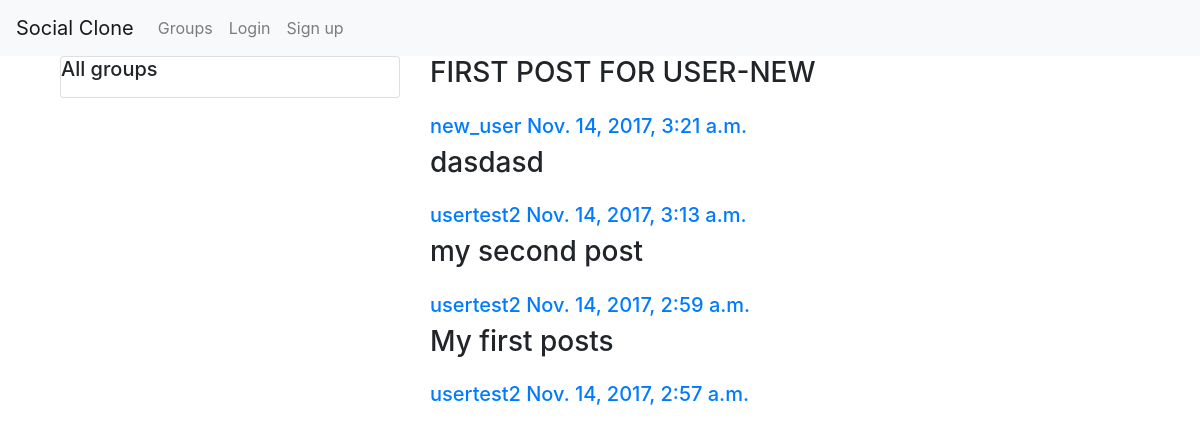
/posts/, run on the app's committed database.
### posts/models.py (models this page shows, shortened)
class Post(models.Model):
    user = models.ForeignKey(User, related_name='posts')
    created_at = models.DateTimeField(auto_now=True)
    message = models.TextField(max_length=None)
    message_html = models.TextField(max_length=None, editable=False)
    group = models.ForeignKey(Group, related_name='posts', null=True, blank=True)
    class Meta:
        ordering = ['-created_at']
        unique_together = ['user', 'message']

### posts/views.py (the view)
class PostListView(SelectRelatedMixin, generic.ListView):
    model = models.Post
    select_related = ('user', 'group')
    context_object_name = 'posts'

### posts/templates/posts/post_list.html (shortened to what this page needs)
{% extends 'posts/post_base.html' %}
{% block pre_post %}
  <div class="col-md-4">
    <div class="card card-with-shadow">
      <div class="content">
        <h5 class="title">All groups</h5>
      </div>
    </div>
  </div>
{% endblock %}
{% block post_content %}
  <div class="col-md-8">
    {% for post in posts %}
      {% include 'posts/_post.html' %}
    {% endfor %}
  </div>
{% endblock %}

### posts/templates/posts/_post.html (shortened to what this page needs)
<div class="row post media">
  <h3 class="col-md-12">{{ post.message_html|safe }}</h3>
  <div class="col-md-12 media-body">
    <h5 class="media-heading">
      <span class="username">
        <a href="{% url 'posts:for_user' username=post.user.username %}">{{ post.user.username }}</a>
      </span>
      <time class="time">
        <a href="{% url 'posts:single' username=post.user.username pk=post.pk %}">{{ post.created_at }}</a>
      </time>
    </h5>
  </div>
</div>

### data on the page
Post: message_html "FIRST POST FOR USER-NEW", user.username "new_user", created_at "Nov. 14, 2017, 3:21 a.m."
Post: message_html "dasdasd", user.username "usertest2", created_at "Nov. 14, 2017, 3:13 a.m."
Post: message_html "my second post", user.username "usertest2", created_at "Nov. 14, 2017, 2:59 a.m."
Post: message_html "My first posts", user.username "usertest2", created_at "Nov. 14, 2017, 2:57 a.m."
